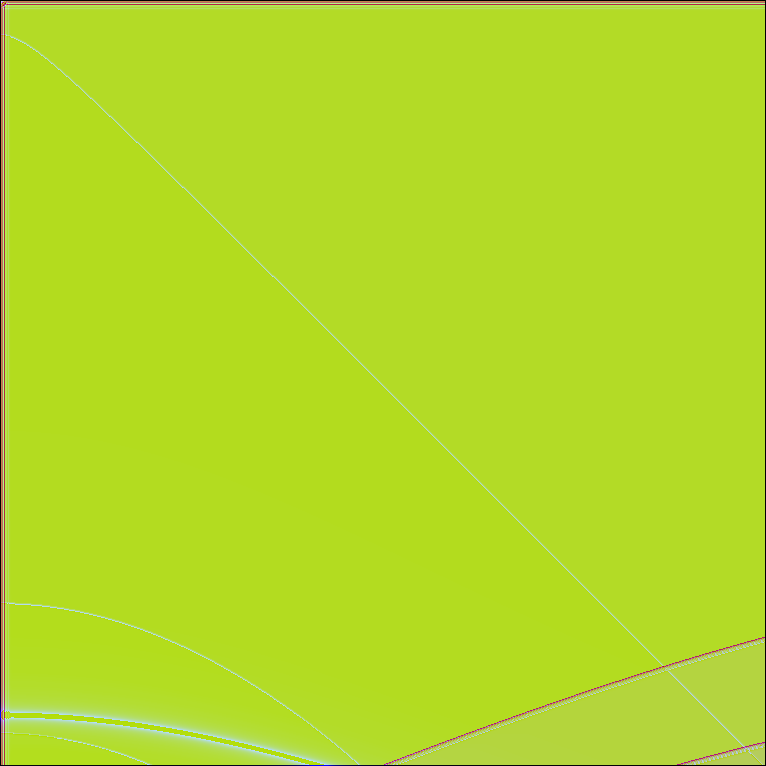
Frame 1 (no input)
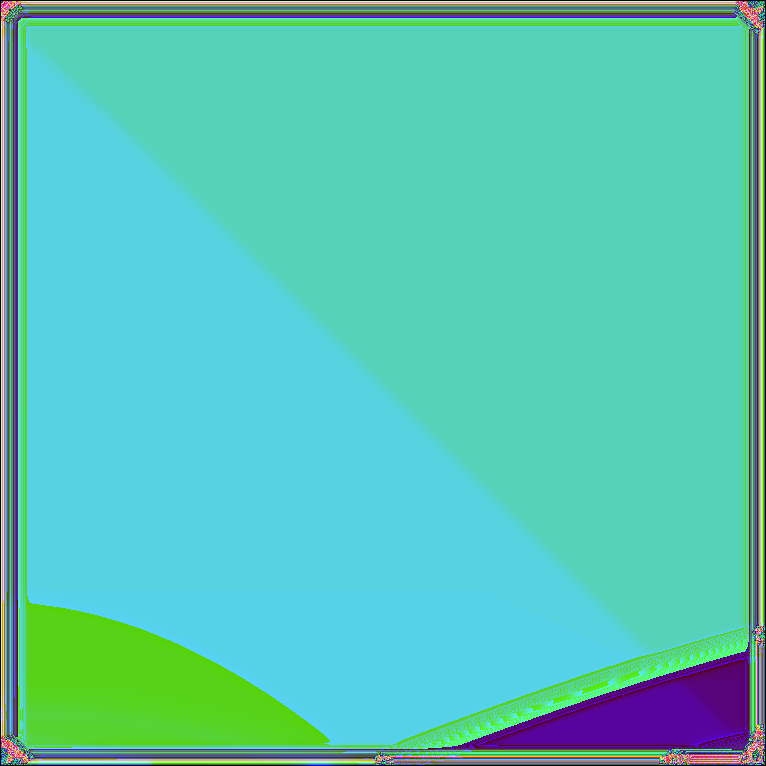
Frame 60 (the mouse pressed at the canvas centre just before this capture)
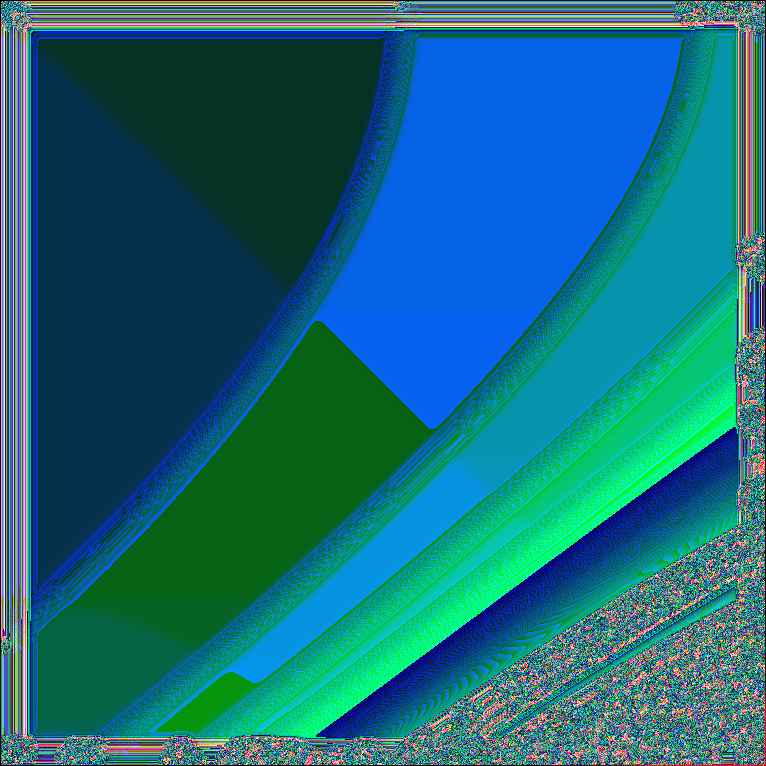
Frame 120 (the mouse held since frame 60 and released just before this capture)

The Processing sketch that drew these frames (run headless with seeded random() and noise(); from frame 60 on, the mouse is pressed at the canvas centre):

// Processing sketch: processing_89248
// ── processing_89248.pde



/* Vitraux
 *jacques maire
 *fait le 13/02/2013
 
 *credit: Bogdan Vera, http://www.openprocessing.org/sketch/57300
 */

PImage gfxImage;
float coefX, coefY;
boolean stop;
void setup()
{    
  size(766, 766);
  frameRate(30);
  stop=false;
  gfxImage = createImage(width, height, RGB);
  gfxImage.loadPixels();
  init(2.73, 1.78);
}
void init(float coef1, float coef2) { 
  float sx, cx; 
  for (int x = 0; x< width; x++)
    for (int y = 0; y< height; y++)
    {
      sx =0.001+sin(((float)x/(float)width));
      cx =0.001+cos(((float)y/(float)width));
      gfxImage.pixels[y*width + x] =
        color(1/sq(sx-cx*coef1), 1/abs((sq(sx)+sq(cx))), 1/abs((cos(sx)-sin(cx)*coef2)) );
    }//
  gfxImage.updatePixels();
} 


void draw()
{
  background( 255);
  if(!stop){
  gfxImage.loadPixels();
  for (int x = 1; x< width-1; x++)
    for (int y = 1; y< height-1; y++)
    {
        gfxImage.pixels[y*width + x] =  (int)((
        gfxImage.pixels[y*width + x] +
        gfxImage.pixels[y*width + x-1] +
        gfxImage.pixels[y*width + x+1] +
        gfxImage.pixels[(y-1)*width + x] +color(255*coefX, 0, 255*coefY)+
        gfxImage.pixels[(y+1)*width + x] ) / (5.083)

      );
    }
  gfxImage.updatePixels();}
  image(gfxImage, 0, 0);
  coefX=(float)mouseX/((float)width);
  coefY=(float)mouseY/((float)height);
}
void mousePressed() {
  coefX=(float)mouseX/((float)width);
  coefY=(float)mouseY/((float)height);
  init(coefX*3, coefY*6);
}
void keyPressed(){
  if(stop && (key == 'p' || key == 'P'))save("vitrail.tif");
stop=!stop;
}
